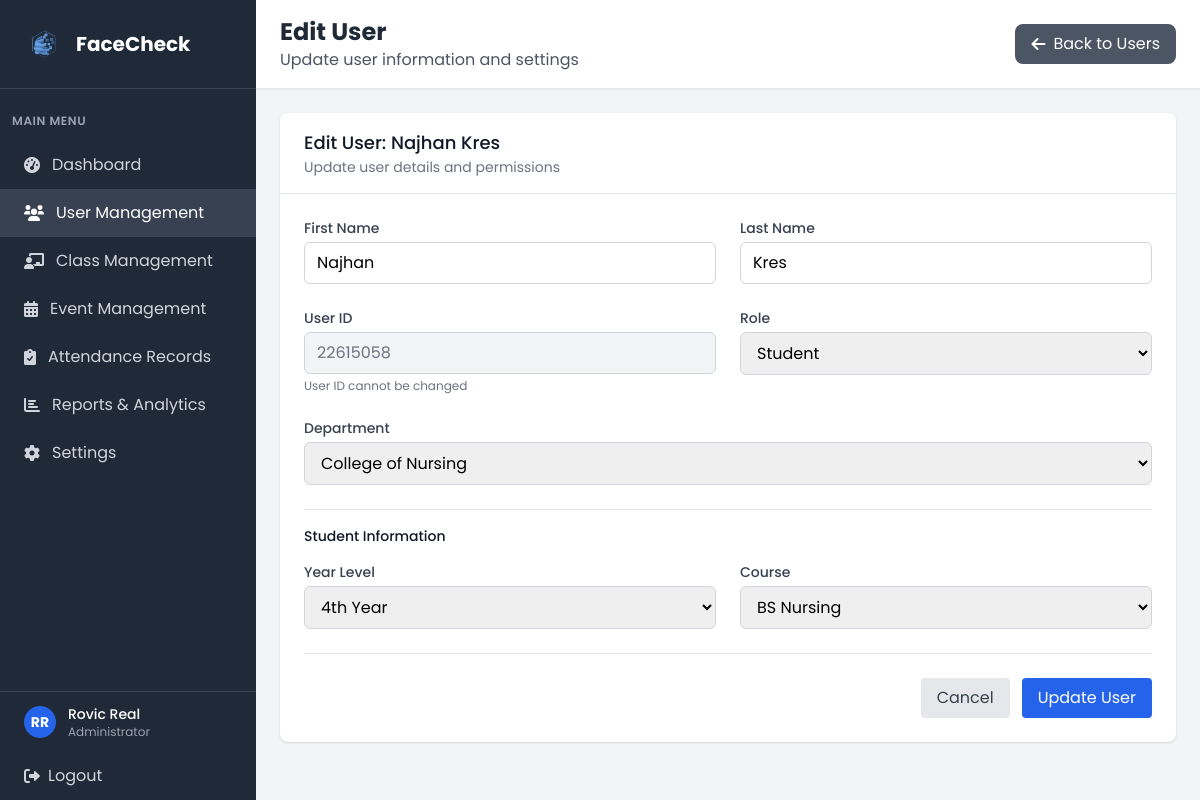
Screenshot of /admin/users/18/edit (signed in) with the database file from the repository.
### tables this page shows
CREATE TABLE user (
            user_id INTEGER PRIMARY KEY AUTOINCREMENT,
            idno VARCHAR(20) NOT NULL UNIQUE,
            firstname VARCHAR(50) NOT NULL,
            lastname VARCHAR(50) NOT NULL,
            role VARCHAR(10) NOT NULL CHECK (role IN ('admin', 'faculty', 'student')),
            password VARCHAR(255) NOT NULL,
            created_at DATETIME DEFAULT CURRENT_TIMESTAMP,
            is_active BOOLEAN DEFAULT 1,
            dept_id INTEGER, admin_profile_picture VARCHAR(255),
            FOREIGN KEY (dept_id) REFERENCES department(dept_id)
        );

CREATE TABLE department (
            dept_id INTEGER PRIMARY KEY AUTOINCREMENT,
            dept_name VARCHAR(50) NOT NULL
        );

CREATE TABLE student (
            student_id INTEGER PRIMARY KEY AUTOINCREMENT,
            year_level VARCHAR(20) NOT NULL,
            attendance_image VARCHAR(255),
            course_id INTEGER,
            user_id INTEGER NOT NULL, profile_picture VARCHAR(255),
            FOREIGN KEY (course_id) REFERENCES course(course_id),
            FOREIGN KEY (user_id) REFERENCES user(user_id)
        );

CREATE TABLE course (
            course_id INTEGER PRIMARY KEY AUTOINCREMENT,
            course_name VARCHAR(100) NOT NULL,
            dept_id INTEGER,
            FOREIGN KEY (dept_id) REFERENCES department(dept_id)
        );

### app.py (the view, shortened to what this page needs)
@app.route('/admin/users/<int:user_id>/edit', methods=['GET', 'POST'])
def edit_user(user_id):
    if 'user_id' not in session or session['role'] != 'admin':
        return redirect(url_for('login'))
    conn = get_db_connection()
    user = conn.execute('''
        SELECT u.*, d.dept_name, s.year_level, s.course_id, f.position
        FROM user u
        LEFT JOIN department d ON u.dept_id = d.dept_id
        LEFT JOIN student s ON u.user_id = s.user_id
        LEFT JOIN faculty f ON u.user_id = f.user_id
        WHERE u.user_id = ?
    ''', (user_id,)).fetchone()
    departments = conn.execute('''
        SELECT dept_id, dept_name
        FROM department
        WHERE dept_id IN (
            SELECT MIN(dept_id)
            FROM department
            WHERE dept_name NOT IN ('Information Technology', 'Engineering', 'Computer Science')
            GROUP BY dept_name
        )
        ORDER BY dept_name
    ''').fetchall()
    courses = conn.execute('SELECT * FROM course ORDER BY course_name').fetchall()
    conn.close()
    return render_template('edit_user.html', user=user, departments=departments, courses=courses)

### app.py (called while the page is built)
@app.context_processor
def inject_current_admin():
    current_admin = None
    if 'user_id' in session and session.get('role') == 'admin':
        conn = get_db_connection()
        try:
            conn.execute('ALTER TABLE user ADD COLUMN admin_profile_picture VARCHAR(255)')
            conn.commit()
        except Exception:
            pass  # Column already exists
        current_admin = conn.execute(
            '''
            SELECT u.*, d.dept_name
            FROM user u
            LEFT JOIN department d ON u.dept_id = d.dept_id
            WHERE u.user_id = ?
            ''',
            (session['user_id'],)
        ).fetchone()
        conn.close()
    return dict(current_admin=current_admin)

### templates/edit_user.html (shortened to what this page needs)
<!DOCTYPE html>
<html lang="en">
<head>
    <script src="https://cdn.tailwindcss.com"></script>
    <link href="https://cdnjs.cloudflare.com/ajax/libs/font-awesome/6.0.0/css/all.min.css" rel="stylesheet">
    <link rel="stylesheet" href="{{ url_for('static', filename='css/global.css') }}">
</head>
<body class="bg-gray-100">
    <div class="flex h-screen">
        <div class="w-64 bg-gray-800 text-white">
            <div class="p-6 border-b border-gray-700">
                <div class="flex items-center">
                    <img src="{{ url_for('static', filename='img/FaceCheck_Logo.png') }}" alt="FaceCheck logo" class="w-10 h-10 mr-3">
                    <h1 class="text-xl font-bold">FaceCheck</h1>
                </div>
            </div>
            <nav class="mt-6">
                <div class="px-3">
                    <div class="text-xs font-semibold text-gray-400 uppercase tracking-wider mb-3">Main Menu</div>
                </div>
                <a href="{{ url_for('dashboard') }}" class="flex items-center px-6 py-3 text-gray-300 hover:bg-gray-700 hover:text-white transition duration-200">
                    <i class="fas fa-tachometer-alt mr-3"></i>
                    Dashboard
                </a>
                <a href="{{ url_for('admin_users') }}" class="flex items-center px-6 py-3 bg-gray-700 text-white">
                    <i class="fas fa-users mr-3"></i>
                    User Management
                </a>
                <a href="{{ url_for('admin_classes') }}" class="flex items-center px-6 py-3 text-gray-300 hover:bg-gray-700 hover:text-white transition duration-200">
                    <i class="fas fa-chalkboard-teacher mr-3"></i>
                    Class Management
                </a>
                <a href="{{ url_for('admin_events') }}" class="flex items-center px-6 py-3 text-gray-300 hover:bg-gray-700 hover:text-white transition duration-200">
                    <i class="fas fa-calendar-alt mr-3"></i>
                    Event Management
                </a>
                <a href="{{ url_for('admin_attendance') }}" class="flex items-center px-6 py-3 text-gray-300 hover:bg-gray-700 hover:text-white transition duration-200">
                    <i class="fas fa-clipboard-check mr-3"></i>
                    Attendance Records
                </a>
                <a href="/reports" class="flex items-center px-6 py-3 text-gray-300 hover:bg-gray-700 hover:text-white transition duration-200">
                    <i class="fas fa-chart-bar mr-3"></i>
                    Reports & Analytics
                </a>
                <a href="/settings" class="flex items-center px-6 py-3 text-gray-300 hover:bg-gray-700 hover:text-white transition duration-200">
                    <i class="fas fa-cog mr-3"></i>
                    Settings
                </a>
            </nav>
            <div class="absolute bottom-0 w-64 border-t border-gray-700">
                <a href="{{ url_for('admin_profile') }}" class="flex items-center px-6 py-3 hover:bg-gray-700 transition duration-200">
                    {% if current_admin and current_admin.admin_profile_picture %}
                    <img src="{{ url_for('static', filename='profile_pictures/' + current_admin.admin_profile_picture) }}"
                         alt="{{ current_admin.firstname }} {{ current_admin.lastname }}"
                         class="w-8 h-8 rounded-full object-cover border-2 border-blue-600 mr-3">
                    {% else %}
                    <div class="w-8 h-8 bg-blue-600 rounded-full flex items-center justify-center mr-3">
                        <span class="text-white text-sm font-bold">
                            {{ (current_admin.firstname[0] ~ current_admin.lastname[0]) if current_admin else 'A' }}
                        </span>
                    </div>
                    {% endif %}
                    <div>
                        <div class="text-sm font-medium">
                            {{ (current_admin.firstname ~ ' ' ~ current_admin.lastname) if current_admin else 'Admin User' }}
                        </div>
                        <div class="text-xs text-gray-400">Administrator</div>
                    </div>
                </a>
                <a href="{{ url_for('logout') }}" class="flex items-center px-6 py-3 text-gray-300 hover:bg-gray-700 hover:text-white transition duration-200">
                    <i class="fas fa-sign-out-alt mr-2"></i>
                    Logout
                </a>
            </div>
        </div>
        <div class="flex-1 flex flex-col overflow-hidden">
            <header class="bg-white shadow-sm border-b border-gray-200">
                <div class="px-6 py-4">
                    <div class="flex items-center justify-between">
                        <div>
                            <h2 class="text-2xl font-bold text-gray-800">Edit User</h2>
                            <p class="text-gray-600">Update user information and settings</p>
                        </div>
                        <a href="{{ url_for('admin_users') }}" class="bg-gray-600 text-white px-4 py-2 rounded-lg hover:bg-gray-700 transition duration-200 flex items-center">
                            <i class="fas fa-arrow-left mr-2"></i>
                            Back to Users
                        </a>
                    </div>
                </div>
            </header>
            <main class="flex-1 overflow-y-auto p-6">
                <div class="bg-white rounded-lg shadow overflow-hidden">
                    <div class="px-6 py-4 border-b border-gray-200">
                        <h3 class="text-lg font-medium text-gray-900">Edit User: {{ user.firstname }} {{ user.lastname }}</h3>
                        <p class="text-sm text-gray-500">Update user details and permissions</p>
                    </div>
                    <form method="POST" action="{{ url_for('edit_user', user_id=user.user_id) }}" class="p-6 space-y-6">
                        <div class="grid grid-cols-1 md:grid-cols-2 gap-6">
                            <div>
                                <label class="block text-sm font-medium text-gray-700">First Name</label>
                                <input type="text" name="firstname" value="{{ user.firstname }}" required
                                       class="mt-1 block w-full border border-gray-300 rounded-md px-3 py-2 focus:ring-2 focus:ring-blue-500 focus:border-transparent">
                            </div>
                            <div>
                                <label class="block text-sm font-medium text-gray-700">Last Name</label>
                                <input type="text" name="lastname" value="{{ user.lastname }}" required
                                       class="mt-1 block w-full border border-gray-300 rounded-md px-3 py-2 focus:ring-2 focus:ring-blue-500 focus:border-transparent">
                            </div>
                        </div>
                        <div class="grid grid-cols-1 md:grid-cols-2 gap-6">
                            <div>
                                <label class="block text-sm font-medium text-gray-700">User ID</label>
                                <input type="text" value="{{ user.idno }}" disabled
                                       class="mt-1 block w-full border border-gray-300 rounded-md px-3 py-2 bg-gray-100 text-gray-500">
                                <p class="text-xs text-gray-500 mt-1">User ID cannot be changed</p>
                            </div>
                            <div>
                                <label class="block text-sm font-medium text-gray-700">Role</label>
                                <select name="role" required class="mt-1 block w-full border border-gray-300 rounded-md px-3 py-2 focus:ring-2 focus:ring-blue-500 focus:border-transparent" onchange="toggleRoleFields()">
                                    <option value="student" {% if user.role == 'student' %}selected{% endif %}>Student</option>
                                </select>
                            </div>
                        </div>
                        <div>
                            <label class="block text-sm font-medium text-gray-700">Department</label>
                            <select name="dept_id" id="deptSelect" required class="mt-1 block w-full border border-gray-300 rounded-md px-3 py-2 focus:ring-2 focus:ring-blue-500 focus:border-transparent" onchange="filterCourses()">
                                {% for dept in departments %}
                                <option value="{{ dept.dept_id }}" {% if user.dept_id == dept.dept_id %}selected{% endif %}>{{ dept.dept_name }}</option>
                                {% endfor %}
                            </select>
                        </div>
                        <div id="studentFields" class="{% if user.role != 'student' %}hidden{% endif %}">
                            <div class="border-t pt-4">
                                <h4 class="text-sm font-medium text-gray-900 mb-4">Student Information</h4>
                                <div class="grid grid-cols-1 md:grid-cols-2 gap-6">
                                    <div>
                                        <label class="block text-sm font-medium text-gray-700">Year Level</label>
                                        <select name="year_level" class="mt-1 block w-full border border-gray-300 rounded-md px-3 py-2 focus:ring-2 focus:ring-blue-500 focus:border-transparent">
                                            <option value="4th Year" {% if user.year_level == '4th Year' %}selected{% endif %}>4th Year</option>
                                        </select>
                                    </div>
                                    <div>
                                        <label class="block text-sm font-medium text-gray-700">Course</label>
                                        <select name="course_id" id="courseSelect" class="mt-1 block w-full border border-gray-300 rounded-md px-3 py-2 focus:ring-2 focus:ring-blue-500 focus:border-transparent">
                                            {% for course in courses %}
                                            <option value="{{ course.course_id }}" data-dept-id="{{ course.dept_id }}" {% if user.course_id == course.course_id %}selected{% endif %}>{{ course.course_name }}</option>
                                            {% endfor %}
                                        </select>
                                    </div>
                                </div>
                            </div>
                        </div>
                        <div class="flex justify-end space-x-3 pt-6 border-t border-gray-200">
                            <a href="{{ url_for('admin_users') }}" class="px-4 py-2 text-gray-700 bg-gray-200 rounded hover:bg-gray-300 transition duration-200">Cancel</a>
                            <button type="submit" class="px-4 py-2 bg-blue-600 text-white rounded hover:bg-blue-700 transition duration-200">Update User</button>
                        </div>
                    </form>
                </div>
            </main>
        </div>
    </div>
</body>
</html>

### static/css/global.css (style rules this page uses)
html, body, button, input, textarea, select { font-family: 'Poppins', 'Segoe UI', sans-serif !important; }

### rows the page displays
user: firstname+lastname "RR", firstname+lastname "Rovic Real"
user: firstname "Najhan", lastname "Kres", idno "22615058", role "Student", dept_id "College of Nursing"
student: year_level "4th Year", course_id "BS Nursing"
